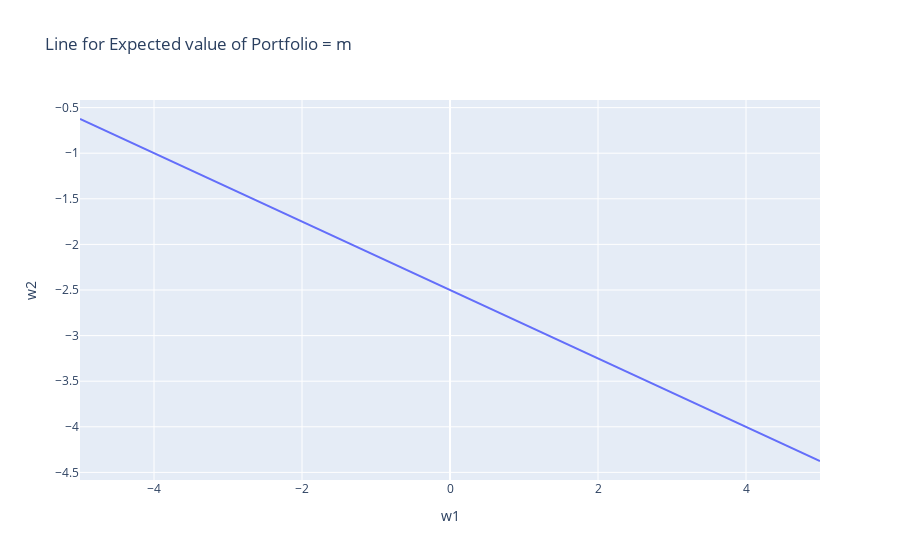

This figure's notebook cell:
### Code cell
## Plot of a plane parallel to z, in 2D  for a expected value  = m 

fig = go.Figure(data=[
    go.Scatter(x = x_m, y = y_m[0])
])


fig.layout.title = "Line for Expected value of Portfolio = m"
fig.layout.xaxis.title = "w1"
fig.layout.yaxis.title = "w2"

fig.show()

### Figure 1 — Plotly figure (JSON) as saved in the notebook; plotly's stock layout.template omitted (floating-point values rounded to 4 significant figures)
{"data": [{"type": "scatter", "x": [-5, -4.796, -4.592, -4.388, -4.184, -3.98, -3.776, -3.571, -3.367, -3.163, -2.959, -2.755, -2.551, -2.347, -2.143, -1.939, -1.735, -1.531, -1.327, -1.122, -0.9184, -0.7143, -0.5102, -0.3061, -0.102, 0.102, 0.3061, 0.5102, 0.7143, 0.9184, 1.122, 1.327, 1.531, 1.735, 1.939, 2.143, 2.347, 2.551, 2.755, 2.959, 3.163, 3.367, 3.571, 3.776, 3.98, 4.184, 4.388, 4.592, 4.796, 5], "y": [-0.625, -0.7015, -0.7781, -0.8546, -0.9311, -1.008, -1.084, -1.161, -1.237, -1.314, -1.39, -1.467, -1.543, -1.62, -1.696, -1.773, -1.849, -1.926, -2.003, -2.079, -2.156, -2.232, -2.309, -2.385, -2.462, -2.538, -2.615, -2.691, -2.768, -2.844, -2.921, -2.997, -3.074, -3.151, -3.227, -3.304, -3.38, -3.457, -3.533, -3.61, -3.686, -3.763, -3.839, -3.916, -3.992, -4.069, -4.145, -4.222, -4.298, -4.375]}], "layout": {"title": {"text": "Line for Expected value of Portfolio = m"}, "xaxis": {"title": {"text": "w1"}}, "yaxis": {"title": {"text": "w2"}}}}
